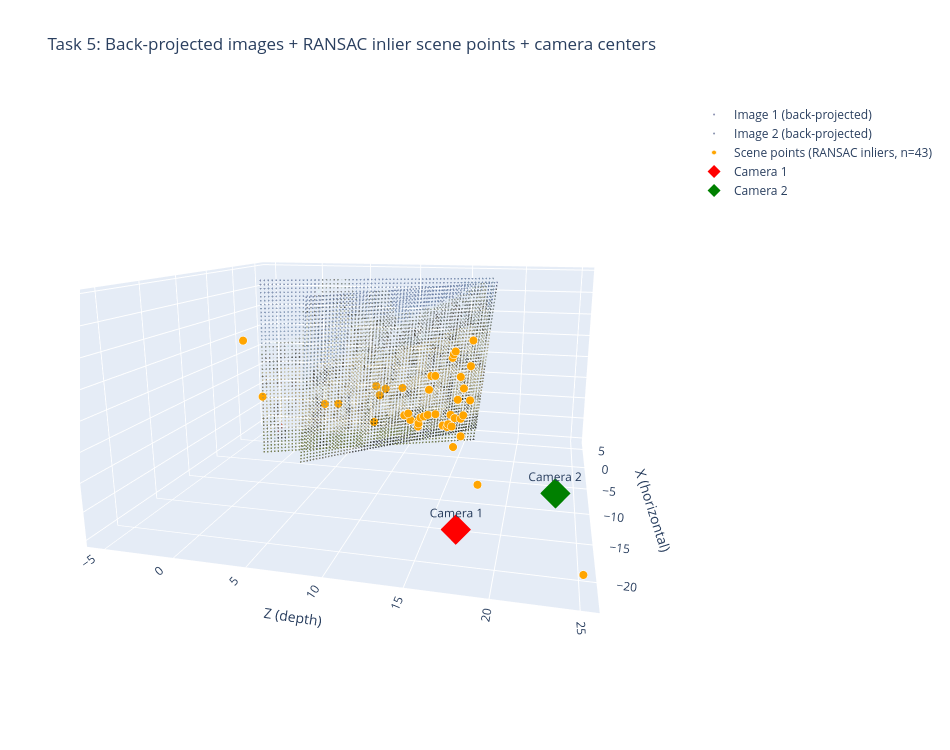

Notebook code for this chart:
### Code cell
# ── Task 5: Interactive 3D visualization with back-projected images ───────────
# back_project_image and w2p defined in the Task 4 cell above; reused here unchanged.
# Use GT points for reliable depth estimation (RANSAC inliers are noisier).
fig5 = go.Figure()

X1_bp5, c1_5 = back_project_image(P1, img1_rgb, points3d_gt, subsample=8)
px, py, pz = w2p(X1_bp5)
fig5.add_trace(go.Scatter3d(x=px, y=py, z=pz, mode='markers',
    marker=dict(size=1, color=c1_5, opacity=0.7),
    name='Image 1 (back-projected)'))

X2_bp5, c2_5 = back_project_image(P2, img2_rgb, points3d_gt, subsample=8)
px, py, pz = w2p(X2_bp5)
fig5.add_trace(go.Scatter3d(x=px, y=py, z=pz, mode='markers',
    marker=dict(size=1, color=c2_5, opacity=0.7),
    name='Image 2 (back-projected)'))

px, py, pz = w2p(points3d_in)
fig5.add_trace(go.Scatter3d(x=px, y=py, z=pz, mode='markers',
    marker=dict(size=5, color='orange', opacity=1.0, line=dict(width=1, color='white')),
    name=f'Scene points (RANSAC inliers, n={len(points3d_in)})'))

px, py, pz = w2p(C1)
fig5.add_trace(go.Scatter3d(x=[px[0]], y=[py[0]], z=[pz[0]],
    mode='markers+text', marker=dict(size=10, color='red', symbol='diamond'),
    text=['Camera 1'], textposition='top center', name='Camera 1'))

px, py, pz = w2p(C2)
fig5.add_trace(go.Scatter3d(x=[px[0]], y=[py[0]], z=[pz[0]],
    mode='markers+text', marker=dict(size=10, color='green', symbol='diamond'),
    text=['Camera 2'], textposition='top center', name='Camera 2'))

fig5.update_layout(
    title='Task 5: Back-projected images + RANSAC inlier scene points + camera centers',
    scene=dict(
        xaxis_title='X (horizontal)',
        yaxis_title='Y (vertical)',
        zaxis_title='Z (depth)',
        aspectmode='data',
        camera=dict(
            up=dict(x=0, y=1, z=0),
            eye=dict(x=-2.0, y=0.5, z=0.5)
        )
    ),
    width=950, height=750
)
fig5.show()

### Figure 1 — Plotly figure (JSON) as saved in the notebook; plotly's stock layout.template omitted (floating-point values rounded to 4 significant figures; data arrays with more than 128 entries replaced by an {"elided": "..."} marker saying what was removed)
{"data": [{"marker": {"color": {"elided": "3072 str values"}, "opacity": 0.7, "size": 1}, "mode": "markers", "name": "Image 1 (back-projected)", "type": "scatter3d", "x": {"elided": "3072 float values"}, "y": {"elided": "3072 float values"}, "z": {"elided": "3072 float values"}}, {"marker": {"color": {"elided": "3072 str values"}, "opacity": 0.7, "size": 1}, "mode": "markers", "name": "Image 2 (back-projected)", "type": "scatter3d", "x": {"elided": "3072 float values"}, "y": {"elided": "3072 float values"}, "z": {"elided": "3072 float values"}}, {"marker": {"color": "orange", "line": {"color": "white", "width": 1}, "opacity": 1, "size": 5}, "mode": "markers", "name": "Scene points (RANSAC inliers, n=43)", "type": "scatter3d", "x": [-0.416, -0.3654, -0.2807, -0.369, -0.4101, -0.3357, -0.4098, -0.445, -0.3853, -0.1379, -0.3062, -0.2937, -0.247, -0.3127, -0.296, -0.3599, -0.4343, -0.2018, 0.03669, -0.3694, -0.3279, -0.3744, -12.03, -15.65, -0.3343, -0.4648, -0.4147, -0.3205, -0.4881, 0.01534, -0.3264, -0.4199, -0.3078, -0.3977, -0.3754, -0.3083, -0.4254, -13.31, -0.4553, 0.5235, -0.322, -22.46, -0.485], "y": [-4.202, -7.441, -6.201, -4.168, -7.125, -3.923, -7.559, -6.415, -7.421, -3.006, -6.412, -0.9359, -2.948, -4.975, -1.901, -1.23, -4.99, -2.927, -6.187, -6.697, -4.98, -7.554, -4.564, -6.691, -7.197, -6.513, -6.696, -6.378, -6.704, -5.97, -4.371, -7.459, -6.879, -7.276, -4.192, -0.6618, -6.534, -4.975, -7.68, 0.2307, -6.692, -8.754, -0.5237], "z": [12.31, 13.6, 2.499, 7.456, 10.65, 15.4, 7.259, 12.93, 11.39, 12.45, 14.27, 14.43, 12.83, 15.97, 15.95, 14.35, 7.791, 15.08, 3.698, 15.19, 14.88, 14.0, 16.69, 18.37, 11.35, 10.45, 11.89, 15.41, 10.09, -3.868, 8.327, 14.42, 11.55, 14.09, 9.889, 14.59, 12.23, 16.34, 11.36, 16.0, 14.66, 25.08, -5.38]}, {"marker": {"color": "red", "size": 10, "symbol": "diamond"}, "mode": "markers+text", "name": "Camera 1", "text": ["Camera 1"], "textposition": "top center", "type": "scatter3d", "x": [-21.52], "y": [-7.289], "z": [17.74]}, {"marker": {"color": "green", "size": 10, "symbol": "diamond"}, "mode": "markers+text", "name": "Camera 2", "text": ["Camera 2"], "textposition": "top center", "type": "scatter3d", "x": [-15.39], "y": [-6.894], "z": [23.41]}], "layout": {"height": 750, "scene": {"aspectmode": "data", "camera": {"eye": {"x": -2, "y": 0.5, "z": 0.5}, "up": {"x": 0, "y": 1, "z": 0}}, "xaxis": {"title": {"text": "X (horizontal)"}}, "yaxis": {"title": {"text": "Y (vertical)"}}, "zaxis": {"title": {"text": "Z (depth)"}}}, "title": {"text": "Task 5: Back-projected images + RANSAC inlier scene points + camera centers"}, "width": 950}}
